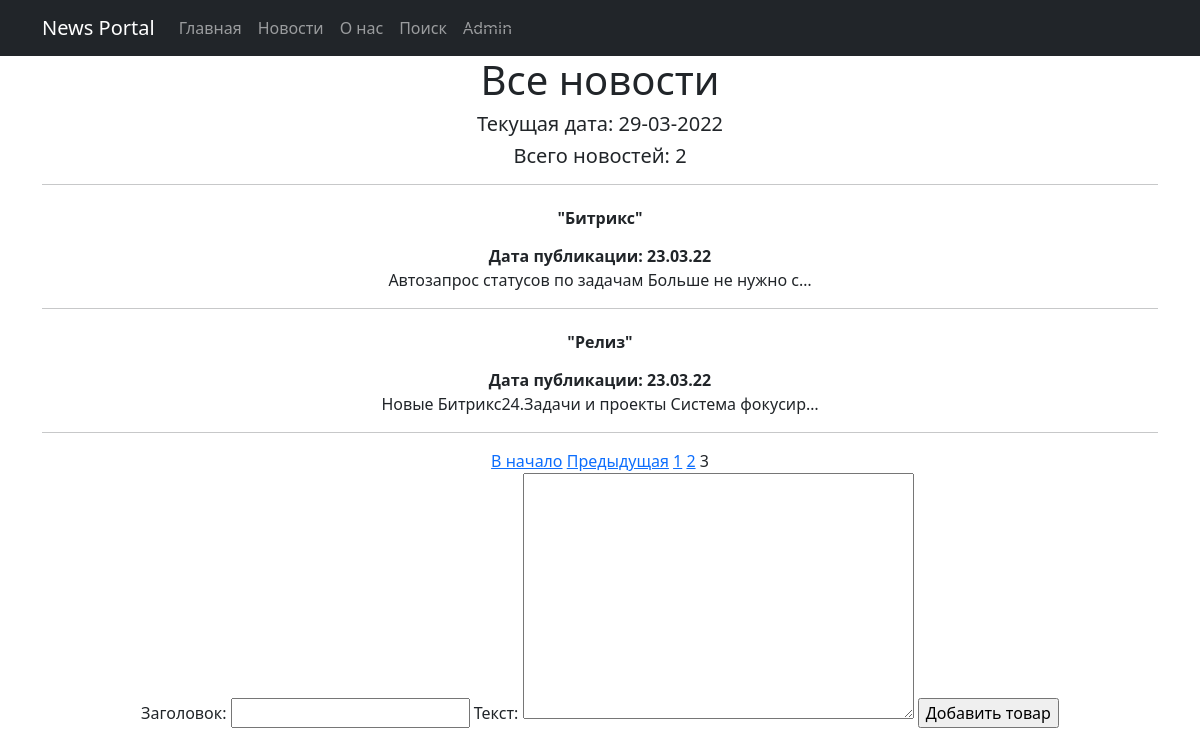
Page /news/?page=3 on the committed database.
### NewsPortalApp/models.py (models this page shows, shortened)
class Post(models.Model):
    author_connect = models.ForeignKey(Author, on_delete=models.CASCADE)
    NEWS = 'NW'
    ARTICLE = 'AR'
    CATEGORY_CHOISES = (
        (NEWS, 'Новость'),
        (ARTICLE, 'Статья')
    )
    category_type = models.CharField(max_length=2, choices=CATEGORY_CHOISES, default=ARTICLE)
    date_create = models.DateTimeField(auto_now_add=True, verbose_name='Дата публикации')
    post_category = models.ManyToManyField(Category, through='PostCategory')
    title = models.CharField(max_length=128, verbose_name='Заголовок')
    text = models.TextField(verbose_name='Текст')
    rating = models.SmallIntegerField(default=0)
    class Meta:
        verbose_name = 'Публикация'
        verbose_name_plural = 'Публикации'

### NewsPortalApp/views.py (the view, shortened to what this page needs)
# urls.py: path('', PostList.as_view()),
class PostList(ListView):
    model = Post  # указываем модель, объекты которой мы будем выводить
    template_name = 'posts.html'  # указываем имя шаблона, в котором будет лежать HTML, в котором будут все
    context_object_name = 'posts'  # это имя списка, в котором будут лежать все объекты, его надо указать,
    queryset = Post.objects.order_by('-id')
    paginate_by = 5
    comments = Comment.objects.all()
    form_class = PostForm  # добавляем форм класс, чтобы получать доступ к форме через метод POST
    def get_context_data(self, **kwargs):
        context = super().get_context_data(**kwargs)
        context['time_now'] = datetime.utcnow()  # добавим переменную текущей даты time_now
        context['form'] = PostForm()
        return context

### NewsPortalApp/forms.py
class PostForm(ModelForm):
    class Meta:
        model = Post
        fields = ['title', 'text']

### NewsPortalApp/templatetags/customfilters.py (called while the page is built)
@register.filter(name='censor')
def censor(text):
    replace_values = {'lol': 'l**', 'bot': 'b**'}
    for i, j in replace_values.items():
        text = text.replace(i, j)
    return text

### templates/posts.html (shortened to what this page needs)
{% extends 'flatpages/default.html' %}
{% load customfilters %}
{% block content %}
    <h1>Все новости</h1>
    <h5>Текущая дата: {{ time_now|date:'d-m-Y' }}</h5>
    <h5>Всего новостей: {{ posts|length }}</h5><hr>
    {% for post in posts %}
        <h6><b><a style="color: #212529" class="nav-link" href="/news/{{ post.id }}">{{ post.title|censor }}</a></b></h6>
        <b>Дата публикации: {{ post.date_create|date:'d.m.y' }}</b>
        <br>{{ post.text|truncatechars:50|censor }}
        <hr>
    {% endfor %}
    {% if is_paginated %}
    {% if page_obj.has_previous %}
        <a href="?page=1">В начало</a>
        <a href="?page={{ page_obj.previous_page_number }}">Предыдущая</a>
    {% endif %}
    {% for num in page_obj.paginator.page_range %}
        {% if page_obj.number == num %}
            <a>{{ num }}</a>
        {% elif num > page_obj.number|add:'-3' and num < page_obj.number|add:'3' %}
            <a href="?page={{ num }}">{{ num }}</a>
        {% endif %}
    {% endfor %}
    {% endif %}
    <form method="POST">
        {{ form }}
        <input type="submit" value="Добавить товар">
    </form>
{% endblock content %}

### rows in the picture
Post: title|censor "\"Битрикс\"", date_create "23.03.22", text|censor "Автозапрос статусов по задачам Больше не нужно с…"
Post: title|censor "\"Релиз\"", date_create "23.03.22", text|censor "Новые Битрикс24.Задачи и проекты Система фокусир…"

### other values in the picture
{{ time_now|date:'d-m-Y' }} "29-03-2022"
{{ posts|length }} "2"
{{ num }} "1" "2"
{{ num }} "3"
